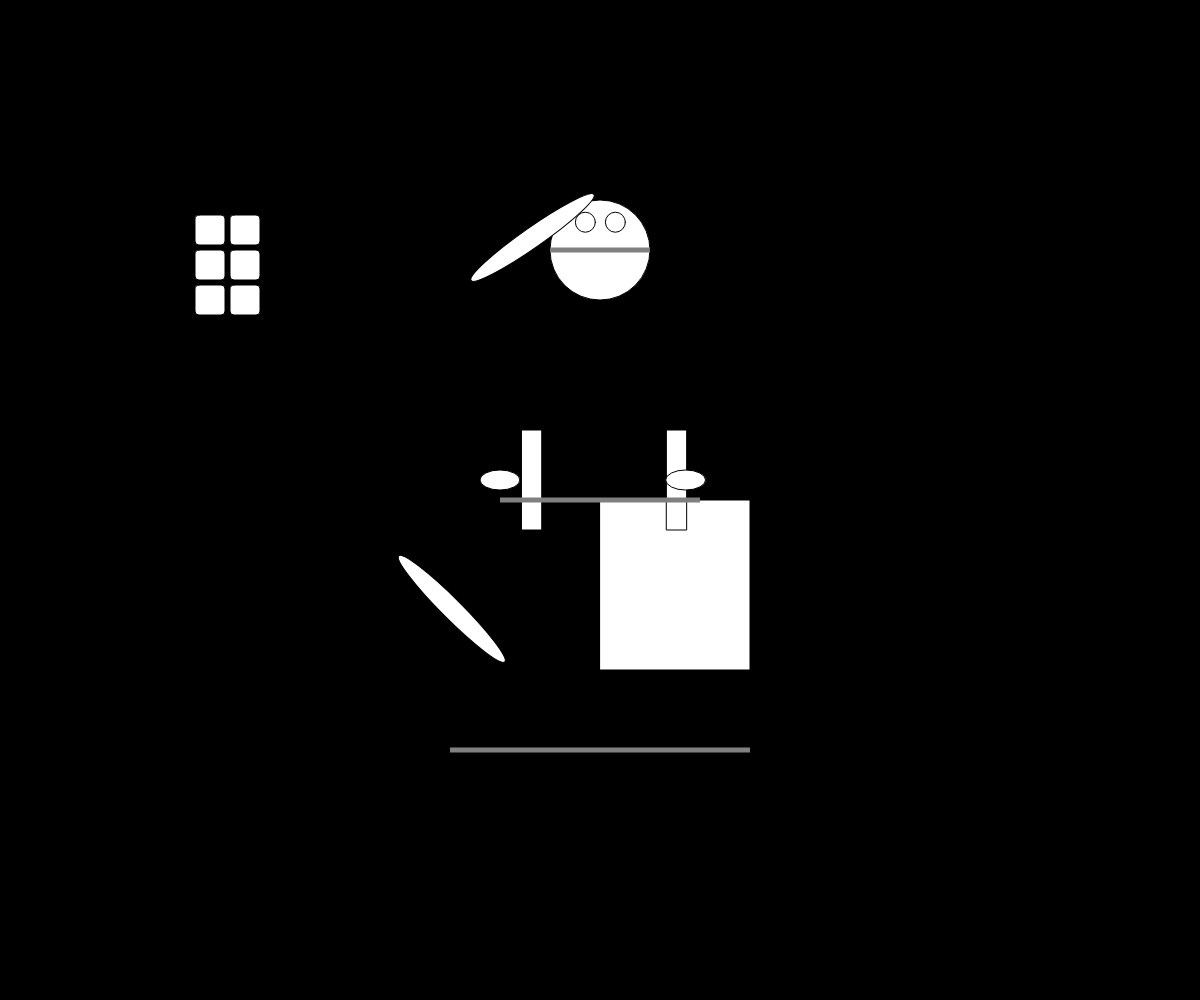
Frame 1 (no input)
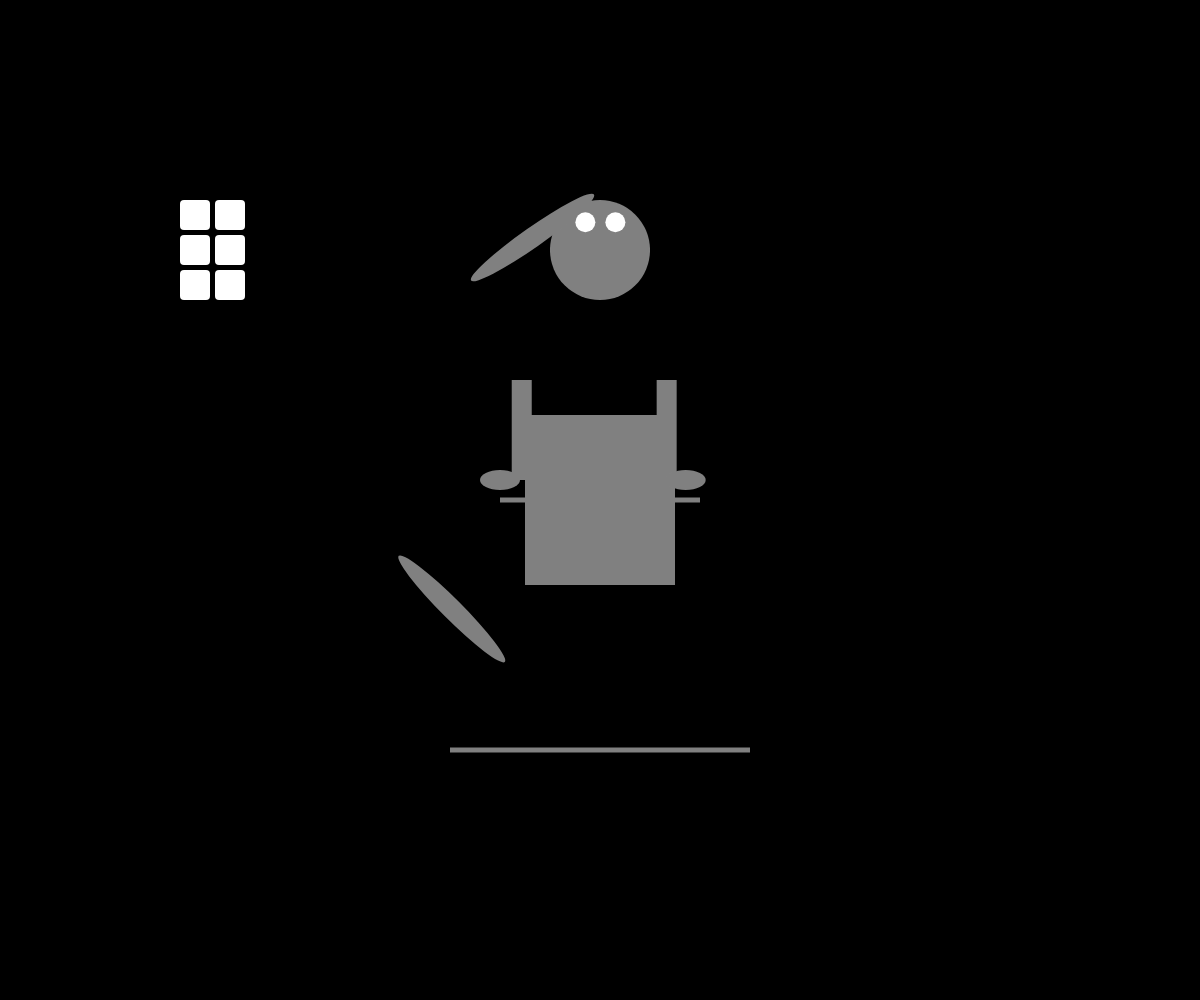
Frame 60 (no input)
Frame 120 (the mouse pressed at the canvas centre since frame 60): identical to frame 60, image omitted

The p5.js sketch that drew these frames (run headless with seeded random() and noise() and a simulated clock; from frame 60 on, the mouse is pressed at the canvas centre):

// p5.js sketch
// ── sketch.js
// Group 1: (Stefania, Vivian, Sam, Paige Fitzpatrick)

let markerWidth = 100;
let markerHeight = markerWidth / 20;

// runs once at the beginning
function setup() {
  createCanvas(windowWidth, windowHeight);
}

// runs once each time the browser window is resized
function windowResized() {
  resizeCanvas(windowWidth, windowHeight);
}

// runs continuously - main render loop
function draw() {
  background(0);

  //head - Paige
  circle(width/2, height/4, 100);
  push();
  fill("white");
  circle(width/2.05, height/4.5, 20);
  circle(width/1.95, height/4.5, 20);
  pop();

  //chest
  rect(width/2, height/2, 150, 170);
 
  
  //abdomen - Natalie
  push();
  fill('white');
  rect(230, 250, 30, 30, 4);
  rect(195, 250, 30, 30, 4);
  rect(195, 215, 30, 30, 4);
  rect(230, 215, 30, 30, 4);
  rect(230, 285, 30, 30, 4);
  rect(195, 285, 30, 30, 4);
  pop();
  
  //limbs
  //legs and feet - stefania
  rect(width/1.8, 430, 20, 100);
  rect(width/2.3, 430, 20, 100);
  ellipse(width/2.4, 480, 40, 20);
  ellipse(width/1.75, 480, 40, 20);
  
  //Arms - sam
  push();
  rotate(radians(45));
  ellipse(width/1.6, height/9, 150, 20);
  rotate(radians(-80));
  ellipse(width/4, 500, 150, 20);
  pop();
 
  //body markers
  noStroke();
  fill("gray");
  rectMode(CENTER);
  rect(width / 2, height / 4, markerWidth, markerHeight);
  rect(width / 2, height / 2, markerWidth * 2, markerHeight);
  rect(width / 2, (height * 3) / 4, markerWidth * 3, markerHeight);
}
